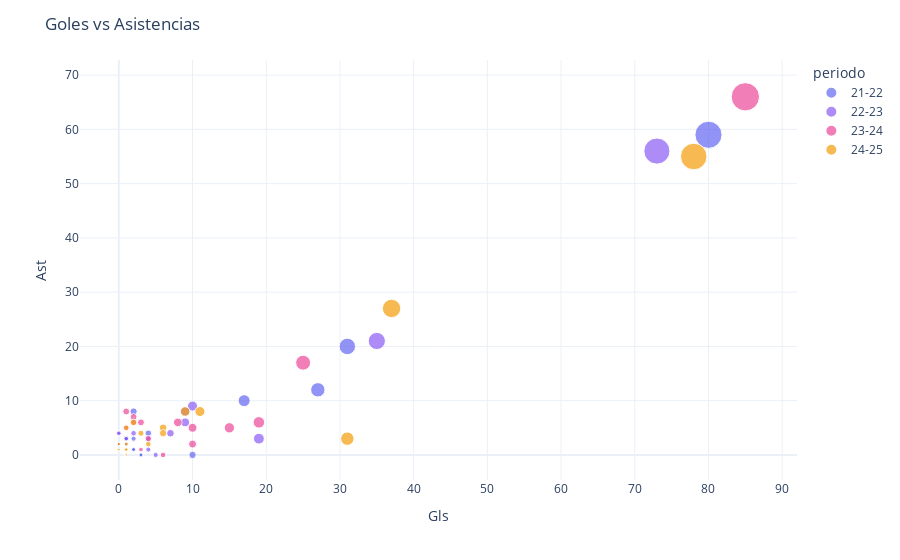

Source (notebook cell):
### Code cell
# Goles vs Asistencias
fig = px.scatter(df, x='Gls', y='Ast', hover_data=['Player', 'periodo'], 
                size='G+A', color='periodo',
                color_discrete_sequence=['#6366f1', '#8b5cf6', '#ec4899', '#f59e0b'])
fig.update_layout(title='Goles vs Asistencias', template='plotly_white')
fig.show()

### Figure 1 — Plotly figure (JSON) as saved in the notebook; plotly's stock layout.template omitted (floating-point values rounded to 4 significant figures)
{"data": [{"customdata": [["David Alaba", "21-22"], ["Marco Asensio", "21-22"], ["Gareth Bale", "21-22"], ["Karim Benzema", "21-22"], ["Antonio Blanco", "21-22"], ["Eduardo Camavinga", "21-22"], ["Dani Carvajal", "21-22"], ["Casemiro", "21-22"], ["Dani Ceballos", "21-22"], ["Thibaut Courtois", "21-22"], ["Toni Fuidias", "21-22"], ["Mario Gila", "21-22"], ["Peter González", "21-22"], ["Miguel Gutiérrez", "21-22"], ["Eden Hazard", "21-22"], ["Isco", "21-22"], ["Luka Jović", "21-22"], ["Vinicius Júnior", "21-22"], ["Toni Kroos", "21-22"], ["Juanmi Latasa", "21-22"], ["Luis López", "21-22"], ["Andriy Lunin", "21-22"], ["Marcelo", "21-22"], ["Mariano", "21-22"], ["Rafa Marín", "21-22"], ["Ferland Mendy", "21-22"], ["Éder Militão", "21-22"], ["Luka Modrić", "21-22"], ["Nacho", "21-22"], ["Álvaro Odriozola", "21-22"], ["Diego Piñeiro", "21-22"], ["Rodrygo", "21-22"], ["Sergio Santos", "21-22"], ["Jesús Vallejo", "21-22"], ["Federico Valverde", "21-22"], ["Lucas Vázquez", "21-22"], ["Squad Total", "21-22"], ["Opponent Total", "21-22"]], "hovertemplate": "periodo=%{customdata[1]}<br>Gls=%{x}<br>Ast=%{y}<br>G+A=%{marker.size}<br>Player=%{customdata[0]}<extra></extra>", "legendgroup": "21-22", "marker": {"color": "#6366f1", "size": [5.0, 10.0, 1.0, 39.0, 0.0, 3.0, 4.0, 4.0, 0.0, 0.0, 2.0, 0.0, 0.0, 1.0, 1.0, 1.0, 4.0, 27.0, 4.0, 0.0, 2.0, 0.0, 2.0, 2.0, 2.0, 3.0, 3.0, 10.0, 3.0, 2.0, 2.0, 8.0, 0.0, 0.0, 1.0, 3.0, 139.0, 51.0], "sizemode": "area", "sizeref": 0.3775, "symbol": "circle"}, "mode": "markers", "name": "21-22", "orientation": "v", "showlegend": true, "type": "scatter", "x": [2.0, 10.0, 1.0, 27.0, 0.0, 2.0, 1.0, 1.0, 0.0, 0.0, 1.0, 0.0, 0.0, 0.0, 0.0, 1.0, 1.0, 17.0, 1.0, 0.0, 1.0, 0.0, 0.0, 1.0, 1.0, 2.0, 1.0, 2.0, 3.0, 1.0, 1.0, 4.0, 0.0, 0.0, 0.0, 3.0, 80.0, 31.0], "xaxis": "x", "y": [3.0, 0.0, 0.0, 12.0, 0.0, 1.0, 3.0, 3.0, 0.0, 0.0, 1.0, 0.0, 0.0, 1.0, 1.0, 0.0, 3.0, 10.0, 3.0, 0.0, 1.0, 0.0, 2.0, 1.0, 1.0, 1.0, 2.0, 8.0, 0.0, 1.0, 1.0, 4.0, 0.0, 0.0, 1.0, 0.0, 59.0, 20.0], "yaxis": "y"}, {"customdata": [["Andriy Lunin", "22-23"], ["Andriy Lunin", "22-23"], ["Andriy Lunin", "22-23"], ["Andriy Lunin", "22-23"], ["Andriy Lunin", "22-23"], ["Andriy Lunin", "22-23"], ["Andriy Lunin", "22-23"], ["Andriy Lunin", "22-23"], ["Andriy Lunin", "22-23"], ["Andriy Lunin", "22-23"], ["Andriy Lunin", "22-23"], ["Andriy Lunin", "22-23"], ["Andriy Lunin", "22-23"], ["Andriy Lunin", "22-23"], ["Andriy Lunin", "22-23"], ["Andriy Lunin", "22-23"], ["Andriy Lunin", "22-23"], ["Andriy Lunin", "22-23"], ["Andriy Lunin", "22-23"], ["Andriy Lunin", "22-23"], ["Andriy Lunin", "22-23"], ["Andriy Lunin", "22-23"], ["Andriy Lunin", "22-23"], ["Andriy Lunin", "22-23"], ["Andriy Lunin", "22-23"], ["Andriy Lunin", "22-23"], ["Andriy Lunin", "22-23"], ["Andriy Lunin", "22-23"], ["Andriy Lunin", "22-23"], ["Andriy Lunin", "22-23"], ["Andriy Lunin", "22-23"], ["Andriy Lunin", "22-23"], ["Andriy Lunin", "22-23"], ["Andriy Lunin", "22-23"], ["Andriy Lunin", "22-23"], ["Andriy Lunin", "22-23"]], "hovertemplate": "periodo=%{customdata[1]}<br>Gls=%{x}<br>Ast=%{y}<br>G+A=%{marker.size}<br>Player=%{customdata[0]}<extra></extra>", "legendgroup": "22-23", "marker": {"color": "#8b5cf6", "size": [4.0, 0.0, 15.0, 22.0, 1.0, 2.0, 2.0, 0.0, 4.0, 0.0, 2.0, 2.0, 1.0, 19.0, 6.0, 2.0, 2.0, 0.0, 0.0, 2.0, 1.0, 5.0, 7.0, 2.0, 0.0, 2.0, 2.0, 2.0, 17.0, 1.0, 4.0, 0.0, 11.0, 5.0, 129.0, 56.0], "sizemode": "area", "sizeref": 0.3775, "symbol": "circle"}, "mode": "markers", "name": "22-23", "orientation": "v", "showlegend": true, "type": "scatter", "x": [1.0, 0.0, 9.0, 19.0, 0.0, 1.0, 0.0, 0.0, 0.0, 0.0, 1.0, 1.0, 0.0, 10.0, 2.0, 1.0, 1.0, 0.0, 0.0, 1.0, 0.0, 5.0, 4.0, 1.0, 0.0, 1.0, 1.0, 1.0, 9.0, 1.0, 0.0, 0.0, 7.0, 4.0, 73.0, 35.0], "xaxis": "x", "y": [3.0, 0.0, 6.0, 3.0, 1.0, 1.0, 2.0, 0.0, 4.0, 0.0, 1.0, 1.0, 1.0, 9.0, 4.0, 1.0, 1.0, 0.0, 0.0, 1.0, 1.0, 0.0, 3.0, 1.0, 0.0, 1.0, 1.0, 1.0, 8.0, 0.0, 4.0, 0.0, 4.0, 1.0, 56.0, 21.0], "yaxis": "y"}, {"customdata": [["Andriy Lunin", "23-24"], ["Andriy Lunin", "23-24"], ["Andriy Lunin", "23-24"], ["Andriy Lunin", "23-24"], ["Andriy Lunin", "23-24"], ["Andriy Lunin", "23-24"], ["Andriy Lunin", "23-24"], ["Andriy Lunin", "23-24"], ["Andriy Lunin", "23-24"], ["Andriy Lunin", "23-24"], ["Andriy Lunin", "23-24"], ["Andriy Lunin", "23-24"], ["Andriy Lunin", "23-24"], ["Andriy Lunin", "23-24"], ["Andriy Lunin", "23-24"], ["Andriy Lunin", "23-24"], ["Andriy Lunin", "23-24"], ["Andriy Lunin", "23-24"], ["Andriy Lunin", "23-24"], ["Andriy Lunin", "23-24"], ["Andriy Lunin", "23-24"], ["Andriy Lunin", "23-24"], ["Andriy Lunin", "23-24"], ["Andriy Lunin", "23-24"], ["Andriy Lunin", "23-24"], ["Andriy Lunin", "23-24"], ["Andriy Lunin", "23-24"], ["Andriy Lunin", "23-24"], ["Andriy Lunin", "23-24"], ["Andriy Lunin", "23-24"], ["Andriy Lunin", "23-24"], ["Andriy Lunin", "23-24"], ["Andriy Lunin", "23-24"], ["Andriy Lunin", "23-24"], ["Andriy Lunin", "23-24"], ["Andriy Lunin", "23-24"], ["Andriy Lunin", "23-24"], ["Andriy Lunin", "23-24"], ["Andriy Lunin", "23-24"], ["Andriy Lunin", "23-24"]], "hovertemplate": "periodo=%{customdata[1]}<br>Gls=%{x}<br>Ast=%{y}<br>G+A=%{marker.size}<br>Player=%{customdata[0]}<extra></extra>", "legendgroup": "23-24", "marker": {"color": "#ec4899", "size": [2.0, 9.0, 9.0, 2.0, 4.0, 1.0, 15.0, 0.0, 2.0, 2.0, 2.0, 0.0, 2.0, 1.0, 8.0, 0.0, 0.0, 0.0, 0.0, 2.0, 9.0, 20.0, 12.0, 6.0, 2.0, 0.0, 6.0, 2.0, 14.0, 0.0, 2.0, 7.0, 2.0, 2.0, 2.0, 25.0, 0.0, 1.0, 151.0, 42.0], "sizemode": "area", "sizeref": 0.3775, "symbol": "circle"}, "mode": "markers", "name": "23-24", "orientation": "v", "showlegend": true, "type": "scatter", "x": [1.0, 3.0, 2.0, 1.0, 3.0, 1.0, 10.0, 0.0, 1.0, 1.0, 1.0, 0.0, 1.0, 0.0, 2.0, 0.0, 0.0, 0.0, 0.0, 1.0, 1.0, 15.0, 10.0, 6.0, 1.0, 0.0, 1.0, 1.0, 8.0, 0.0, 0.0, 4.0, 1.0, 1.0, 0.0, 19.0, 0.0, 0.0, 85.0, 25.0], "xaxis": "x", "y": [1.0, 6.0, 7.0, 1.0, 1.0, 0.0, 5.0, 0.0, 1.0, 1.0, 1.0, 0.0, 1.0, 1.0, 6.0, 0.0, 0.0, 0.0, 0.0, 1.0, 8.0, 5.0, 2.0, 0.0, 1.0, 0.0, 5.0, 1.0, 6.0, 0.0, 2.0, 3.0, 1.0, 1.0, 2.0, 6.0, 0.0, 1.0, 66.0, 17.0], "yaxis": "y"}, {"customdata": [["Diego Aguado", "24-25"], ["Lorenzo Aguado", "24-25"], ["David Alaba", "24-25"], ["Raúl Asencio", "24-25"], ["Jude Bellingham", "24-25"], ["Eduardo Camavinga", "24-25"], ["Dani Carvajal", "24-25"], ["Dani Ceballos", "24-25"], ["Chema", "24-25"], ["Thibaut Courtois", "24-25"], ["Brahim Díaz", "24-25"], ["Endrick", "24-25"], ["Fran", "24-25"], ["Fran Garcia", "24-25"], ["Gonzalo García", "24-25"], ["Arda Güler", "24-25"], ["David Jiménez", "24-25"], ["Vinicius Júnior", "24-25"], ["Youssef Lekhedim", "24-25"], ["Andriy Lunin", "24-25"], ["Kylian Mbappé", "24-25"], ["Ferland Mendy", "24-25"], ["Sergio Mestre", "24-25"], ["Éder Militão", "24-25"], ["Luka Modrić", "24-25"], ["Víctor Muñoz", "24-25"], ["Jacobo Ramón", "24-25"], ["Mario Rivas", "24-25"], ["Rodrygo", "24-25"], ["Antonio Rüdiger", "24-25"], ["Aurélien Tchouaméni", "24-25"], ["Victor Valdepeñas", "24-25"], ["Jesús Vallejo", "24-25"], ["Federico Valverde", "24-25"], ["Lucas Vázquez", "24-25"], ["Daniel Yáñez", "24-25"], ["Squad Total", "24-25"], ["Opponent Total", "24-25"]], "hovertemplate": "periodo=%{customdata[1]}<br>Gls=%{x}<br>Ast=%{y}<br>G+A=%{marker.size}<br>Player=%{customdata[0]}<extra></extra>", "legendgroup": "24-25", "marker": {"color": "#f59e0b", "size": [2.0, 0.0, 0.0, 1.0, 17.0, 3.0, 1.0, 0.0, 0.0, 0.0, 6.0, 1.0, 0.0, 2.0, 1.0, 7.0, 2.0, 19.0, 2.0, 1.0, 34.0, 1.0, 2.0, 2.0, 8.0, 0.0, 1.0, 2.0, 11.0, 0.0, 0.0, 2.0, 1.0, 10.0, 6.0, 0.0, 133.0, 64.0], "sizemode": "area", "sizeref": 0.3775, "symbol": "circle"}, "mode": "markers", "name": "24-25", "orientation": "v", "showlegend": true, "type": "scatter", "x": [1.0, 0.0, 0.0, 0.0, 9.0, 1.0, 1.0, 0.0, 0.0, 0.0, 4.0, 1.0, 0.0, 0.0, 0.0, 3.0, 1.0, 11.0, 1.0, 0.0, 31.0, 0.0, 1.0, 1.0, 2.0, 0.0, 1.0, 1.0, 6.0, 0.0, 0.0, 1.0, 0.0, 6.0, 1.0, 0.0, 78.0, 37.0], "xaxis": "x", "y": [1.0, 0.0, 0.0, 1.0, 8.0, 2.0, 0.0, 0.0, 0.0, 0.0, 2.0, 0.0, 0.0, 2.0, 1.0, 4.0, 1.0, 8.0, 1.0, 1.0, 3.0, 1.0, 1.0, 1.0, 6.0, 0.0, 0.0, 1.0, 5.0, 0.0, 0.0, 1.0, 1.0, 4.0, 5.0, 0.0, 55.0, 27.0], "yaxis": "y"}], "layout": {"legend": {"itemsizing": "constant", "title": {"text": "periodo"}, "tracegroupgap": 0}, "margin": {"t": 60}, "title": {"text": "Goles vs Asistencias"}, "xaxis": {"anchor": "y", "domain": [0, 1], "title": {"text": "Gls"}}, "yaxis": {"anchor": "x", "domain": [0, 1], "title": {"text": "Ast"}}}}
